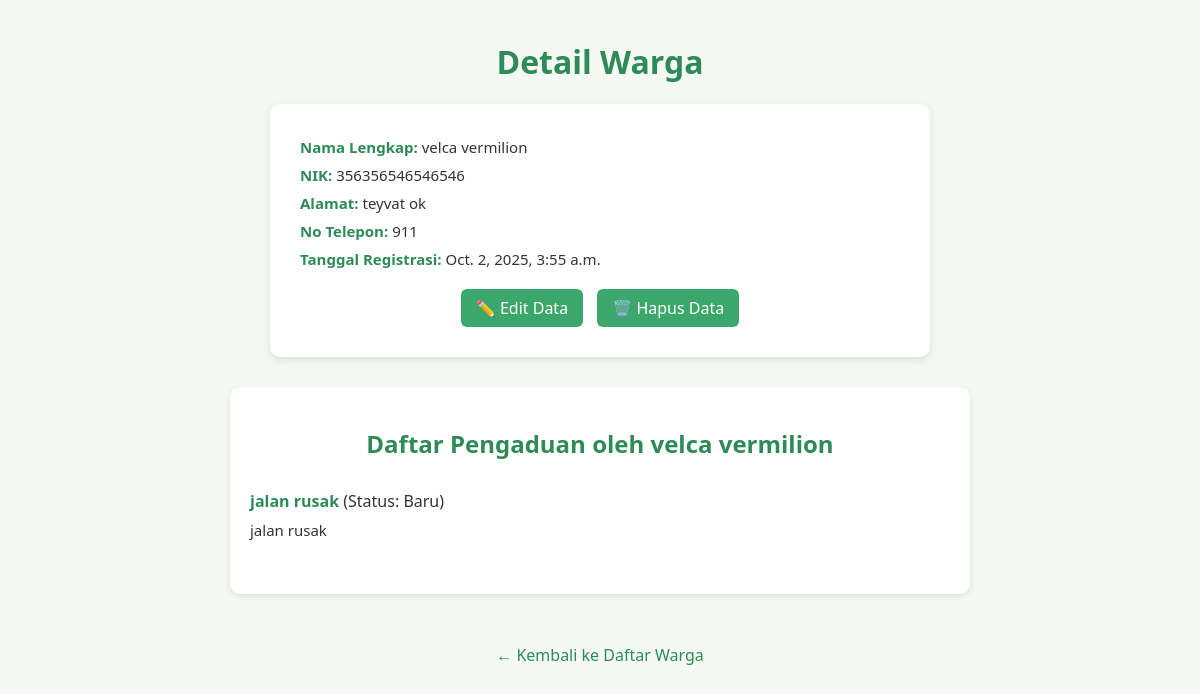
The page /warga/1/ on the database its author committed.
### warga/models.py (models this page shows, shortened)
class Warga(models.Model):
    nik = models.CharField(max_length=16, unique=True, verbose_name="Nomor Induk kependudukan")
    nama_lengkap = models.CharField(max_length=100, verbose_name="Nama Lengkap")
    alamat = models.TextField(verbose_name="Alamat Tinggal")
    no_telepon = models.CharField(max_length=15, blank=True, verbose_name="Nomor Telepon")
    tanggal_registrasi = models.DateTimeField(auto_now_add=True)

class Pengaduan(models.Model):
    STATUS_CHOICES = [
        ('BARU', 'Baru'),
        ('DIPROSES', 'Diproses'),
        ('SELESAI', 'Selesai'),
    ]
    judul = models.CharField(max_length=200)
    deskripsi = models.TextField()
    status = models.CharField(max_length=10, choices=STATUS_CHOICES, default='BARU')
    tanggal_lapor = models.DateTimeField(auto_now_add=True)
    pelapor = models.ForeignKey(Warga, on_delete=models.CASCADE, related_name='pengaduan')

### warga/views.py (the view)
# urls.py: path('<int:pk>/', WargaDetailView.as_view(), name='warga_detail'),
class WargaDetailView(DetailView):
    model = Warga

### warga/templates/warga/warga_detail.html (shortened to what this page needs)
<!DOCTYPE html>
<html lang="id">
<head>
</head>
<body>
    <h1>Detail Warga</h1>
    <div class="card">
        <p><strong>Nama Lengkap:</strong> {{ object.nama_lengkap }}</p>
        <p><strong>NIK:</strong> {{ object.nik }}</p>
        <p><strong>Alamat:</strong> {{ object.alamat }}</p>
        <p><strong>No Telepon:</strong> {{ object.no_telepon }}</p>
        <p><strong>Tanggal Registrasi:</strong> {{ object.tanggal_registrasi }}</p>
        <div class="actions">
            <a href="{% url 'warga-edit' object.pk %}">✏️ Edit Data</a>
            <a href="{% url 'warga-hapus' object.pk %}">🗑️ Hapus Data</a>
        </div>
    </div>
    <div class="pengaduan-list">
        <h2>Daftar Pengaduan oleh {{ object.nama_lengkap }}</h2>
        <ul>
            {% for aduan in object.pengaduan.all %}
                <li>
                    <strong>{{ aduan.judul }}</strong>
                    (Status: {{ aduan.get_status_display }})
                    <p>{{ aduan.deskripsi }}</p>
                </li>
            {% empty %}
                <li>Warga ini belum pernah membuat pengaduan.</li>
            {% endfor %}
        </ul>
    </div>
    <div style="text-align:center;">
        <a class="back-link" href="{% url 'warga_list' %}">← Kembali ke Daftar Warga</a>
    </div>
</body>
</html>

### warga/templates/warga/warga_detail.html (style rules this page uses)
body { font-family: "Segoe UI", Arial, sans-serif; background-color: #f4f9f4; color: #333; margin: 40px; }
h1, h2 { color: #2e8b57; text-align: center; }
.card { background-color: white; border-radius: 10px; padding: 25px 30px; max-width: 600px; margin: 20px auto; box-shadow: 0 3px 8px rgba(0, 0, 0, 0.1); }
p { margin: 8px 0; font-size: 15px; }
.actions { text-align: center; margin-top: 15px; }
.actions a { display: inline-block; margin: 5px; text-decoration: none; color: white; background-color: #3ca76a; padding: 8px 15px; border-radius: 6px; transition: 0.3s; }
.pengaduan-list { background-color: white; padding: 20px; border-radius: 10px; max-width: 700px; margin: 30px auto; box-shadow: 0 2px 6px rgba(0,0,0,0.1); }
ul { list-style: none; padding-left: 0; }
li { border-bottom: 1px solid #e0e0e0; padding: 10px 0; }
li:last-child { border-bottom: none; }
strong { color: #2e8b57; }
.back-link { display: inline-block; margin-top: 20px; text-align: center; color: #2e8b57; text-decoration: none; }

### rows shown on the page
Warga: nama_lengkap "velca vermilion", nik "356356546546546", alamat "teyvat ok", no_telepon "911", tanggal_registrasi "Oct. 2, 2025, 3:55 a.m."
Pengaduan: judul "jalan rusak", status "Baru", deskripsi "jalan rusak"
